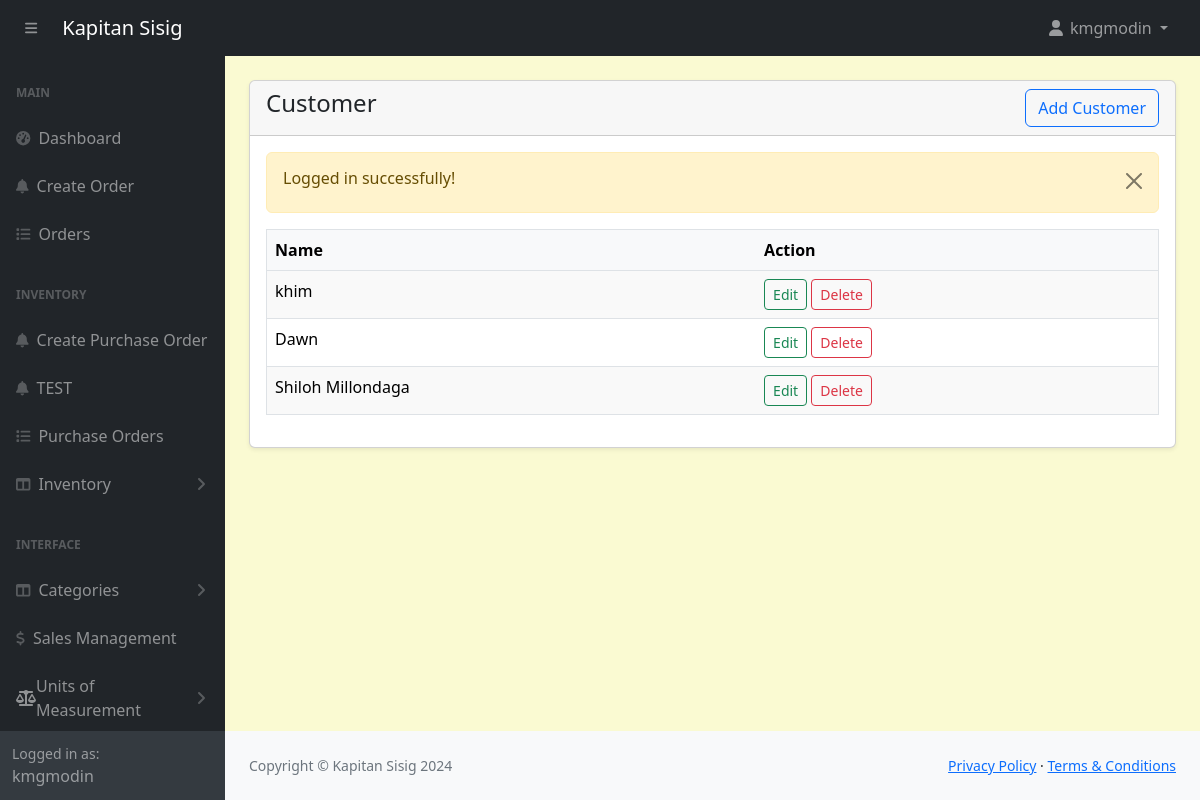
Page /POS-System-KapitanSisig/admin/customers.php (signed in) on the committed database.
### tables this page shows
CREATE TABLE `customers` (
  `id` int(11) NOT NULL,
  `name` varchar(566) NOT NULL
);

### POS-System-KapitanSisig/admin/customers.php (the view, shortened to what this page needs)
<?php include('includes/header.php'); ?>
<div class="container-fluid px-4 pb-4">
    <div class="card mt-4 shadow-sm">
        <div class="card-header">
            <h4 class="mb-0">Customer
                <a href="customer-create.php" class = "btn btn-outline-primary float-end">Add Customer</a>
            </h4>
        </div>
        <div class="card-body">
        <?php
            $customers = getAll('customers');
            if(mysqli_num_rows($customers)>0) {
        ?>
            <div class="table-responsive">
                <table class="table" style="width: 100%; margin-bottom: 1rem; color: #000; border: 1px solid #dee2e6;">
                    <thead>
                        <tr style="background-color: #f8f9fa; color: #000;">
                            <th>Name</th>
                            <th>Action</th>
                        </tr>
                    </thead>
                    <tbody>
                        <?php
                        $i = 0;
                        foreach($customers as $item) :
                        $i++;
                        ?>
                        <tr style="background-color: <?= $i % 2 == 0 ? '#fff' : '#f9f9f9'; ?>; border: 1px solid #dee2e6;">
                            <td><?= $item['name'] ?></td>
                            <td>
                                <a href="customer-edit.php?id=<?= $item['id'];?>" class="btn btn-outline-success btn-sm" style="margin: 0; padding: 0.25rem 0.5rem;">Edit</a>
                                <a href="customer-delete.php?id=<?= $item['id'];?>" class="btn btn-outline-danger btn-sm" style="margin: 0; padding: 0.25rem 0.5rem;">Delete</a>
                            </td>
                        </tr>
                        <?php endforeach; ?>
                    </tbody>
                </table>
            </div>
            <?php
                } else {
                    ?>
                        <h4 class="mb-0">No record found.</h4>
                    <?php
                }
                ?>
        </div>
    </div>
</div>
<?php include('includes/footer.php'); ?>

### POS-System-KapitanSisig/admin/assets/css/custom.css (style rules this page uses)
body { margin: 0; font-family: system-ui, -apple-system, "Segoe UI", Roboto, "Helvetica Neue", "Noto Sans", "Liberation Sans", Arial, sans-serif; font-size: 1rem; font-weight: 400; line-height: 1.5; color: #212529; text-align: left; background-color: #FAFAD2; -webkit-text-size-adjust: 100%; -webkit-tap-highlight-color: rgba(0, 0, 0, 0); }

### rows in the picture
customers: name "khim"
customers: name "Dawn"
customers: name "Shiloh Millondaga"

### other values in the picture
$_SESSION['loggedInUser']['username'] "kmgmodin"
$_SESSION['message'] "Logged in successfully!"
